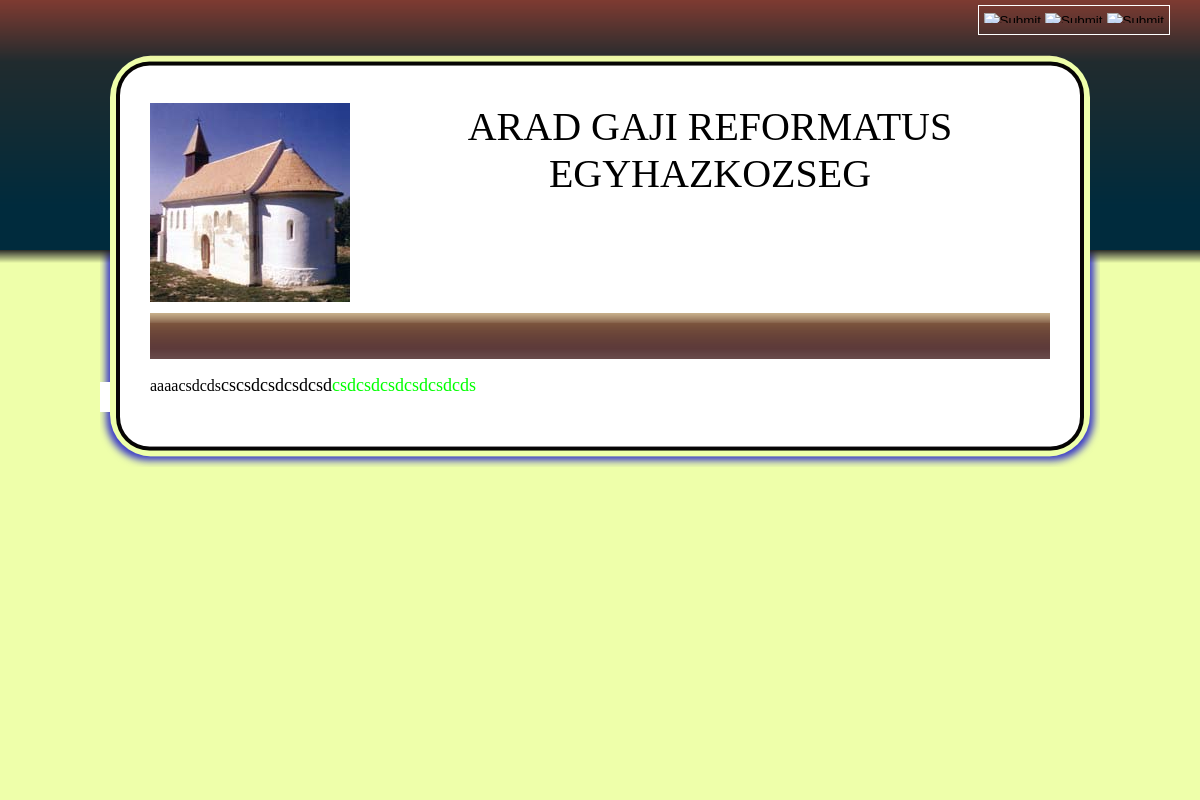
Before: / with the older database file.
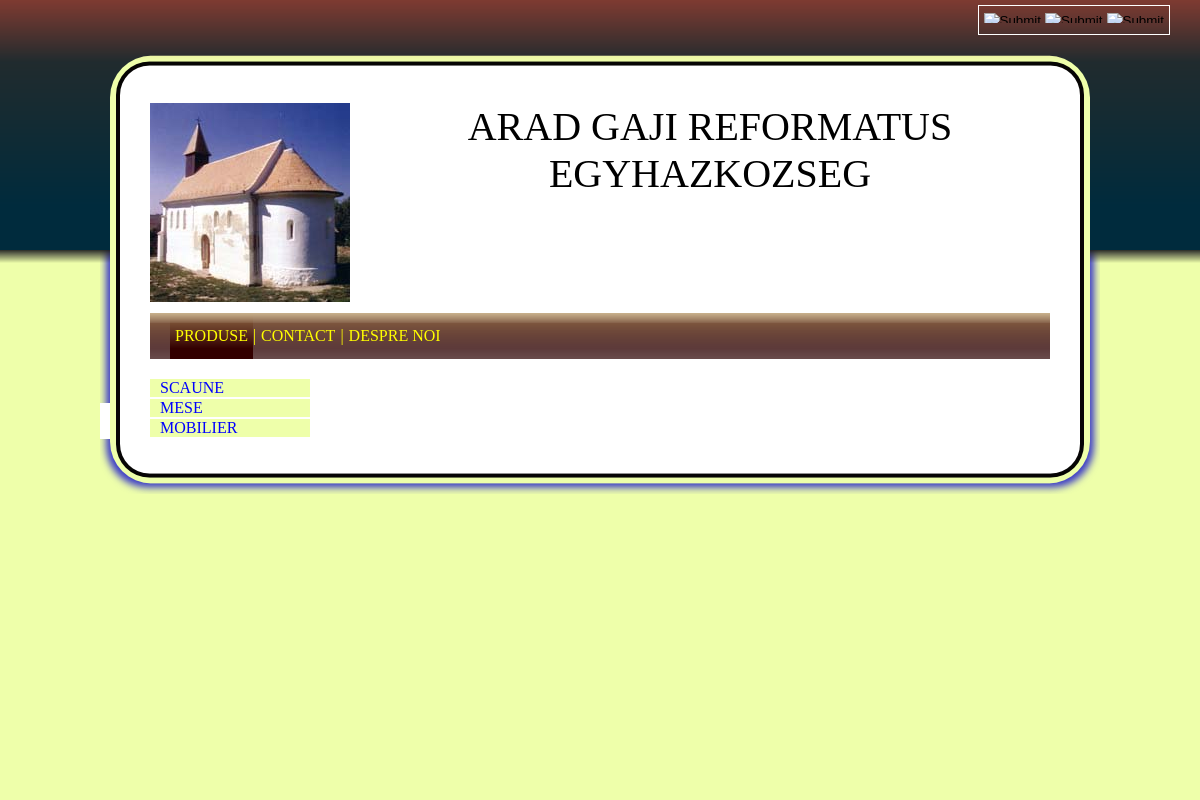
After: the same page with the newer database file.
### tables this page shows
CREATE TABLE IF NOT EXISTS `languages` (
  `id` int(11) NOT NULL AUTO_INCREMENT,
  `language` varchar(20) NOT NULL,
  `active` int(11) NOT NULL,
  PRIMARY KEY (`id`)
);

CREATE TABLE IF NOT EXISTS `pages` (
  `id` int(11) NOT NULL AUTO_INCREMENT,
  `menu` int(11) NOT NULL,
  `language` int(11) NOT NULL,
  `title` varchar(50) DEFAULT NULL,
  `keywords` varchar(200) DEFAULT NULL,
  `value` blob NOT NULL,
  PRIMARY KEY (`id`)
);

CREATE TABLE IF NOT EXISTS `menus` (
  `id` int(11) NOT NULL AUTO_INCREMENT,
  `name` varchar(20) NOT NULL,
  `position` int(11) NOT NULL,
  `parent` int(11) DEFAULT NULL,
  `state` int(11) NOT NULL,
  PRIMARY KEY (`id`)
);

### utils/db_connect.php (called while the page is built, shortened)
<?php
function executeSelect($query) {
	global $con;
	$result = array();
	$sql = mysqli_query($con, $query);
	while($res = mysqli_fetch_assoc($sql)) {
		array_push($result, $res);
	}
	return $result;
}
?>

### language.php (the view)
<div style="float: right; margin-top: 5px; margin-right: 30px; border: 1px solid white; padding: 5px;">
<?php
$language_list = executeSelect("SELECT * FROM languages WHERE active = 1 ORDER BY id");
foreach ($language_list as $language) {
?>
	<input type="image" onclick="javascript:submitLanguageForm('<?php echo $language['id']; ?>')" src="images/languages/<?php echo $language['id']; ?>" style="height: 10px;"/>
<?php
}
?>
</div>

### index.php (shortened to what this page needs)
<?php
require_once 'utils/db_connect.php';
?>
<!DOCTYPE HTML PUBLIC "-//W3C//DTD HTML 4.01 Transitional//EN"
	"http://www.w3.org/TR/html4/loose.dtd">
<html>
<head>
</head>
<body>
<?php
$menuId = 1;
$languageId = 1;
?>
<div class="header">
	<?php
	require_once 'language.php';
	?>
<div class="main">
	<div class="spacer">&nbsp;</div>
	<div class="content">
		<table>
			<tr>
				<td style="background-image: url('images/slice/rect5205.png'); background-repeat: repeat-y; background-position: right; vertical-align: top;width: 50px; height: 100%">
					<input type="image" src="images/slice/rect5207.png" />
					<input type="image" src="images/slice/rect5207_new.png" />
				</td>
				<td rowspan="2" style="width: 900px;">
					<table style="height: 100%;">
						<tr>
							<td style="width: 100%; background-image: url('images/slice/rect5209.png'); background-repeat: repeat-x;"><input type="image" src="images/slice/rect5209.png" />
							</td>
						</tr>
						<tr style="height: 100%; border: 1px solid blue">
							<td>
								<?php require_once 'main.php'; ?>
							</td>
						</tr>
						<tr>
							<td style="background-image: url('images/slice/rect5219.png'); background-repeat: repeat-x; width: 100%"><input type="image" src="images/slice/rect5219.png" /></td>
						</tr>
					</table>
				</td>
				<td style="background-image: url('images/slice/rect5205_inv.png'); background-repeat: repeat-y; background-position: right; vertical-align: top;width: 50px;">
					<input type="image" src="images/slice/rect5207_inv.png" />
					<input type="image" src="images/slice/rect5207_new_inv.png" />
				</td>
			</tr>
			<tr>
				<td style="background-image: url('images/slice/rect5213.png'); background-repeat: repeat-y; background-position: right; vertical-align: bottom;">
					<input type="image" src="images/slice/rect5217.png" />
				</td>
				<td style="background-image: url('images/slice/rect5205_inv.png'); background-repeat: repeat-y; background-position: right; vertical-align: bottom;">
					<input type="image" src="images/slice/rect5217_inv.png" />
				</td>
			</tr>
		</table>
	</div>
	<div class="spacer">&nbsp;</div>
	<div class="spacer">&nbsp;</div>
</div>
</div>
</body>
</html>

### main.php (shortened to what this page needs)
<?php
require_once 'utils/db_connect.php';
function getMenuTranslation($menuId, $languageId, $menu) {
	$menu_translation = executeSelect("SELECT * FROM menu_values WHERE menu = $menuId AND language = $languageId");
	return $menu;
}
?>
	<div>
		<div style="height: 210px; font-size: 40px; text-align: center; text-shadow:blue; text-transform: uppercase;">
			<input type="image" src="images/templom1b.jpg" style="float: left; padding-right: 20px;">
			Arad gaji reformatus egyhazkozseg
		</div>
	</div>
	<div class="menu">
		<table>
			<tr style="height: 46px; width: 700px; text-transform: uppercase; overflow: hidden;">
				<td style="background-image: url('images/slice/rect7524.png'); background-repeat: repeat-x;">
				</td>
	<?php
$menu_list = executeSelect("SELECT * FROM menus WHERE parent <= 0 and state > 0 ORDER BY position, id");
$menu_tree = executeSelect("SELECT * FROM menus WHERE id = $menuId");
$menuCount = count($menu_list);
$selectedMenu = $menu_tree[0]['id'];
$i = 0;
foreach ($menu_list as $menu) {
	$img = $menu['id'] == $selectedMenu ? 'images/slice/rect7522.png' : 'images/slice/rect7524.png';
?>
				<td style="background-image: url('<?php echo $img?>'); background-repeat: repeat-x; white-space: nowrap; padding: 0px 5px 0px 5px; cursor:pointer;"
				onclick="javascript:submitMenuForm('<?php echo $menu['id'];?>')">
					<div style="width: 100%;"><?php echo getMenuTranslation($menu['id'], $languageId, $menu['name']);?></div>
				</td>
<?php
	if ($i + 1 < $menuCount) {
?>
				<td style="background-image: url('images/slice/rect7524.png'); background-repeat: repeat-x; white-space: nowrap;">
					<div style="width: 100%;">|</div>
				</td>
<?php
	}
	$i++;
}
?>
				<td style="width:100%; background-image: url('images/slice/rect7524.png'); background-repeat: repeat-x;"></td>
			</tr>
		</table>
	</div>
<?php
require_once 'menu_content.php';
?>

### menu_content.php (shortened to what this page needs)
	<table>
		<tr>
			<td style="vertical-align: top; padding-top: 20px;">
<?php
$menu_child_list = executeSelect("SELECT * FROM menus WHERE parent = $menuId ORDER BY position, id");
foreach ($menu_child_list as $menu) {
?>
	<div style="width: 150px; cursor: pointer; background-image: url('images/slice/rect5203.png'); color: blue; margin-right: 5px; margin-bottom: 2px; padding-left: 10px; text-transform: uppercase;"
		onclick="javascript:submitMenuForm('<?php echo $menu['id'];?>')"><?php echo  $menu['name']; ?> </div>
<?php
}
?>
			</td>
			<td>
<?php
$content = executeSelect("SELECT * FROM pages WHERE menu = $menuId AND language = $languageId");
if (isset($content[0])) {
	echo $content[0]['value'];
}
?>
			</td>
		</tr>
	</table>

### css/main.css (style rules this page uses)
html,body { margin: 0px; padding: 0px; height: 100%; }
body { background-image: url('../images/slice/rect5203.png'); overflow: scroll; }
.header { background-image: url('../images/slice/rect5201.png'); background-repeat: repeat-x; width: 100%; height: 100%; }
.main { width: 1000px; margin: 0px auto; }
.spacer { height: 53px; }
.content { background-color: white; height: 100%; }
.menu { width: 100%; font-family: "Times New Roman"; color: yellow; }
.menu table { border: 0px none; padding: 0px; border-spacing: 0px; }
.content table { border: 0px none; padding: 0px; border-spacing: 0px; }
.content table td { border: 0px none; padding: 0px; }

Changed rows visible on the page:
no longer on this page (row edited): pages: value "aaaacsdcds cscsdcsdcsdcsd csdcsdcsdcsdcsdcds"
added menus: shows a picture, name "PRODUSE"
added menus: name "CONTACT"
added menus: name "DESPRE NOI"
added menus: name "SCAUNE"
added menus: name "MESE"
added menus: name "MOBILIER"
